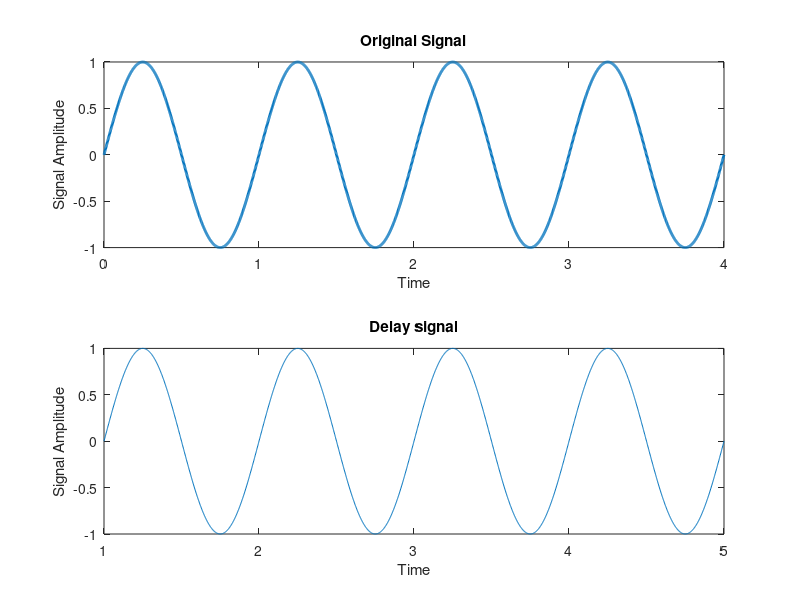

Source code (MATLAB):
clc;
close all;
clear all;
%Given
n = 0:0.002:4;
%Signal Given
x = sin(2*pi*1*n);
subplot(2,1,1);
%Plotting Orignal Signal
plot(n,x,'linewidth',2);
title('Original Signal');
xlabel('Time');
ylabel('Signal Amplitude');
subplot(2,1,2);
%Plotting Shifted Signal to Right/ Delayed Signal
plot(n+1,x);
title('Delay signal');
xlabel('Time');
ylabel('Signal Amplitude');
